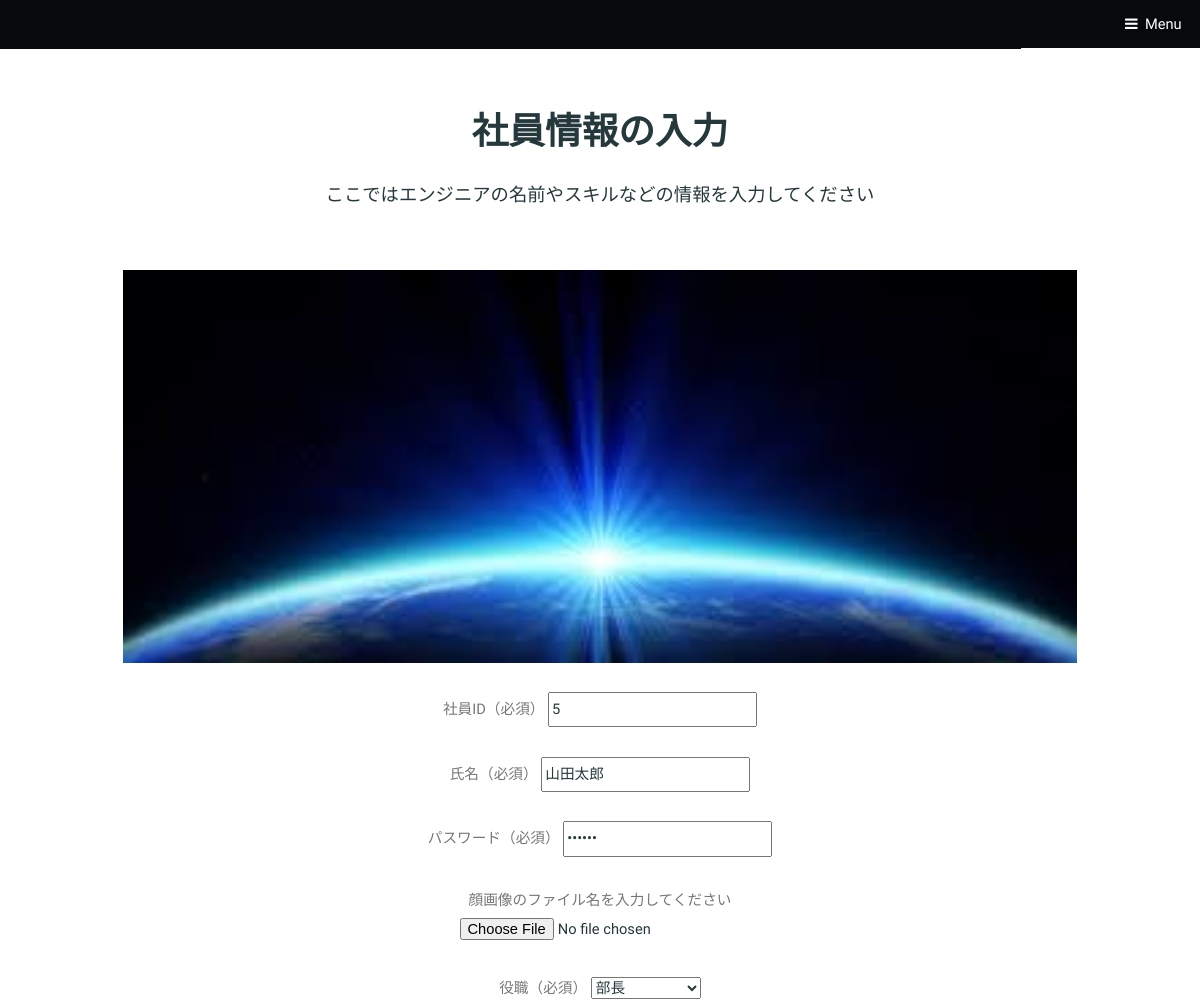
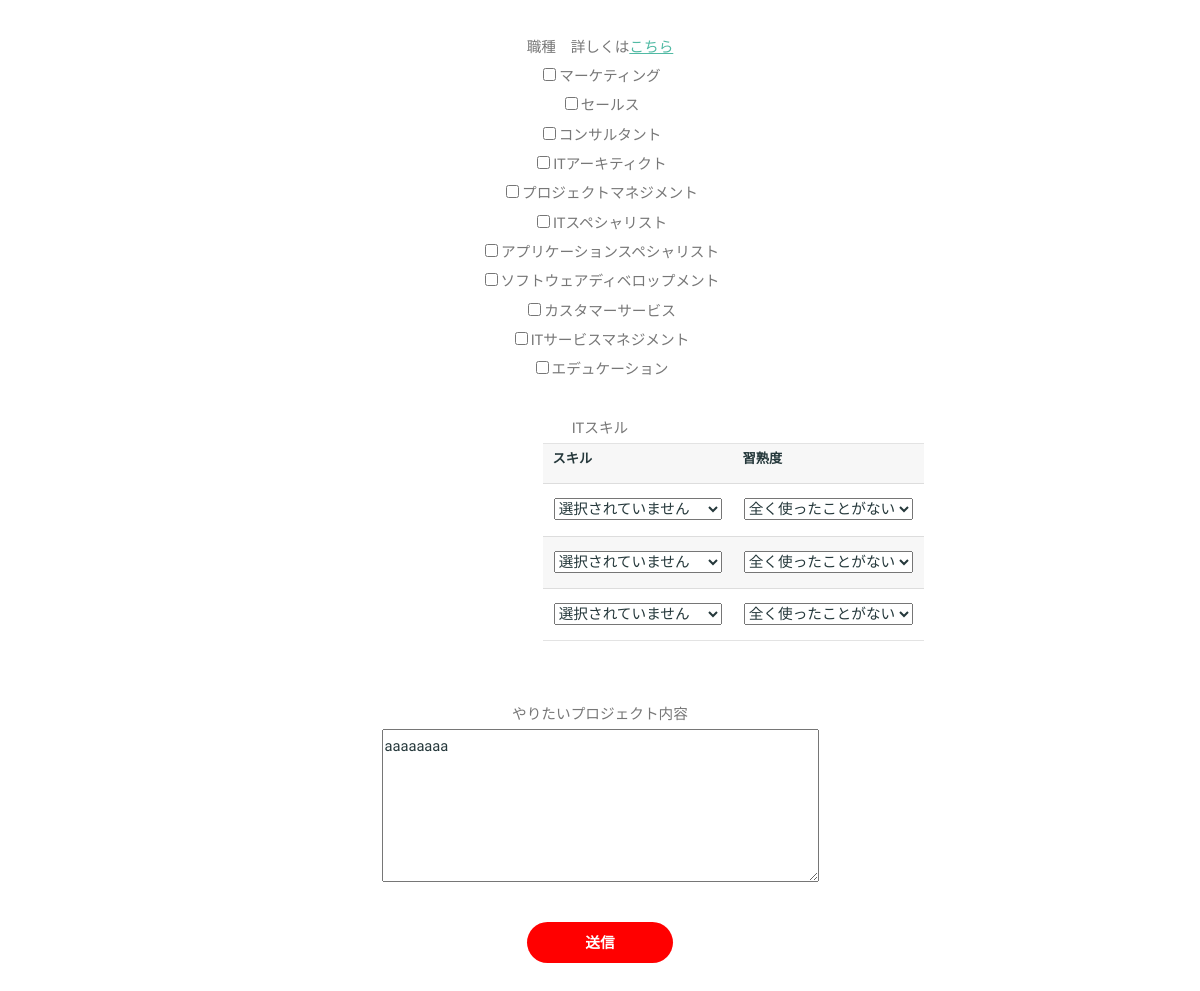
The page /htdocs/templated-retrospect/generic.php on the database its author committed (2 pictures, top to bottom).
### tables this page shows
CREATE TABLE `occupation` (
  `occupation_id` int(11) NOT NULL,
  `occupation_name` text NOT NULL
);

### htdocs/templated-retrospect/generic.php (the view, shortened to what this page needs)
<!DOCTYPE HTML>
<html>
	<head>
		<link rel="stylesheet" href="assets/css/main.css" />
	</head>
	<body>
			<header id="header">
				<a href="#nav">Menu</a>
			</header>
			<section id="main" class="wrapper">
				<div class="container">
					<header class="major special">
						<h2>社員情報の入力</h2>
						<p>ここではエンジニアの名前やスキルなどの情報を入力してください</p>
					</header>
					<a href="#" class="image fit"><img src="images/inputimage.jpg" alt="" /></a>
				</div>
				<form action="input.php" method = "post" onsubmit="return checker(this)">
						社員ID（必須）
						<input type="text" name="staff_id" value="5"><br><br>
						氏名（必須）
						<input type="text" name="name" value="山田太郎"><br><br>
						パスワード（必須）
						<input type="password" name="pw" value="aaaaaa"><br><br>
						顔画像のファイル名を入力してください<br>
						<input size="30" type="file" name="picture"><br><br>
						役職（必須）
						<select name="post">
							<option value="1">部長</option>
						</select><br><br>
						職種　詳しくは<a href="diagram_01.png" target="blank">こちら</a><br>
							<?php
							$dsn = 'mysql:dbname=yayakasii;host=localhost:8889';
							$user = 'root';
							$password = 'root';
							try{
							    $dbh = new PDO($dsn, $user, $password);
							    $dbh->query('SET NAMES utf8');
							    $sql = 'select * from occupation';
							    foreach ($dbh->query($sql) as $row) {
							    	echo "<input type='checkbox' name='work_experience[]' value='" . $row['occupation_id'] . "'>";
							        print($row['occupation_name'].'<br>');
							    }
							}catch (PDOException $e){
							    print('Error:'.$e->getMessage());
							    die();
							}
							?><br>
					<div class="skilltable">
						<table>
						<tr>
							<th>スキル</th>
							<th>習熟度</th>
						</tr>
						ITスキル<br>
							<?php
							$dsn = 'mysql:dbname=yayakasii;host=localhost:8889';
							$user = 'root';
							$password = 'root';
							try{
							    $dbh = new PDO($dsn, $user, $password);
							    $dbh->query('SET NAMES utf8');
							    $sql = 'select * from tools';
							    echo "<tr>";
							    echo "<td>";
							    echo "<select name='tool1'>";
							    echo "<option value='0'>選択されていません";
							    foreach ($dbh->query($sql) as $row) {
							        echo "<option value='".$row['tool_id']."'>".$row['tool_name'];
							    }
							    echo "</select>";
							    echo "</td>";
							    echo "<td>";
							    echo "<select name='level1'>";
							    	echo "<option value='0'>全く使ったことがない";
							    	echo "<option value='1'>レベル１";
							    echo "</select>";
							    echo "</tr>";
							    echo "<tr>";
							    echo "<td>";
							    echo "<select name='tool2'>";
							    echo "<option value='0'>選択されていません";
							    foreach ($dbh->query($sql) as $row) {
							        echo "<option value='".$row['tool_id']."'>".$row['tool_name'];
							    }
							    echo "</select>";
							    echo "</td>";
							    echo "<td>";
							    echo "<select name='level2'>";
							    	echo "<option value='0'>全く使ったことがない";
							    	echo "<option value='1'>レベル１";
							    echo "</select>";
							    echo "</tr>";
							    echo "<tr>";
							    echo "<td>";
							    echo "<select name='tool3'>";
							    echo "<option value='0'>選択されていません";
							    foreach ($dbh->query($sql) as $row) {
							        echo "<option value='".$row['tool_id']."'>".$row['tool_name'];
							    }
							    echo "</select>";
							    echo "</td>";
							    echo "<td>";
							    echo "<select name='level3'>";
							    	echo "<option value='0'>全く使ったことがない";
							    	echo "<option value='1'>レベル１";
							    echo "</select>";
							    echo "</tr>";
							}catch (PDOException $e){
							    print('Error:'.$e->getMessage());
							    die();
							}
							?></table><br>
					</div>
						やりたいプロジェクト内容<br>
						<textarea name="project" cols="50" rows="5">aaaaaaaa</textarea><br><br>
						<input type="submit" value="送信">
				</form>
			</section>
	</body>
</html>

### rows shown on the page
occupation: occupation_name "マーケティング"
occupation: occupation_name "セールス"
occupation: occupation_name "コンサルタント"
occupation: occupation_name "ITアーキティクト"
occupation: occupation_name "プロジェクトマネジメント"
occupation: occupation_name "ITスペシャリスト"
occupation: occupation_name "アプリケーションスペシャリスト"
occupation: occupation_name "ソフトウェアディベロップメント"
occupation: occupation_name "カスタマーサービス"
occupation: occupation_name "ITサービスマネジメント"
occupation: occupation_name "エデュケーション"
